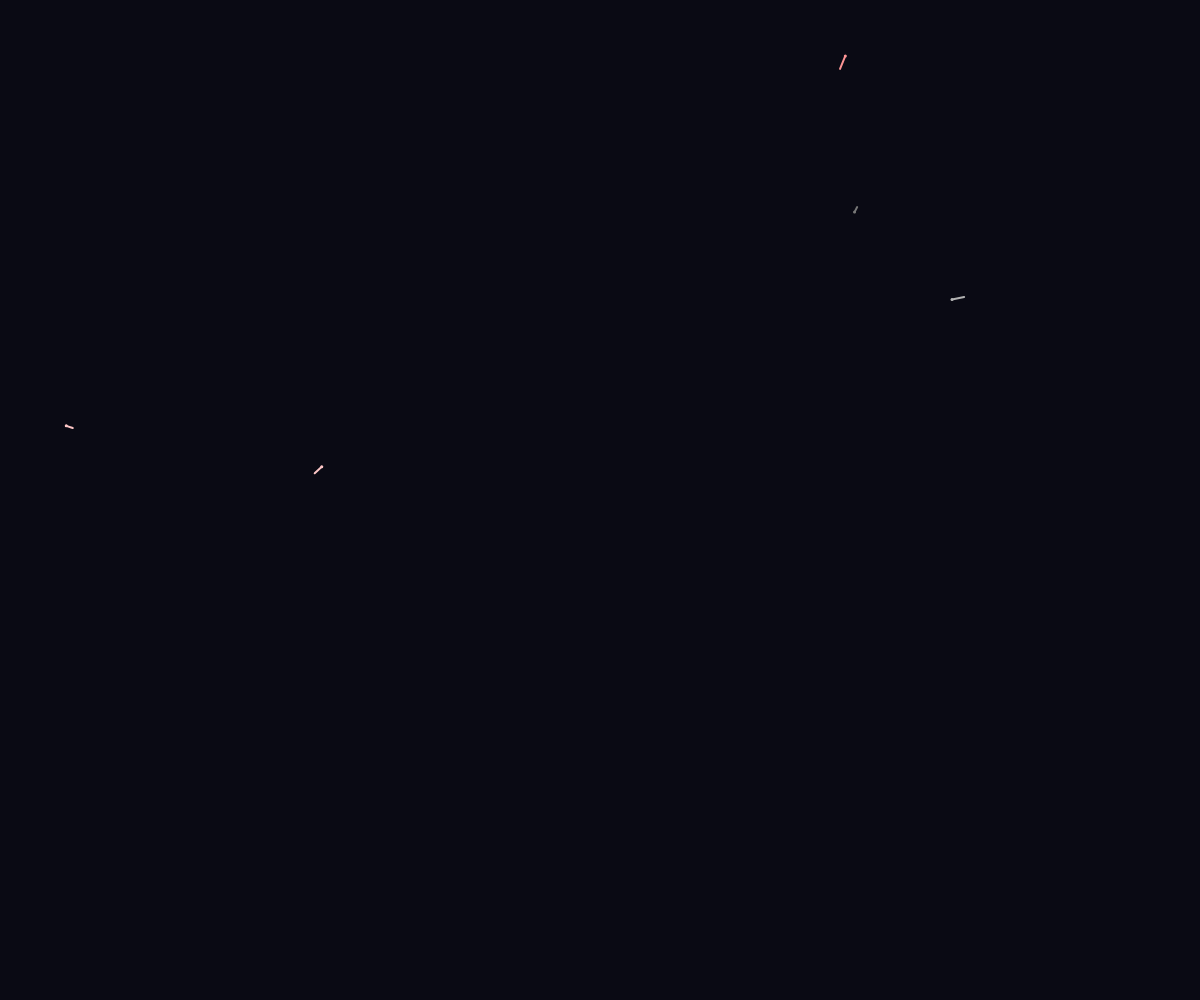
Frame 1 (no input)
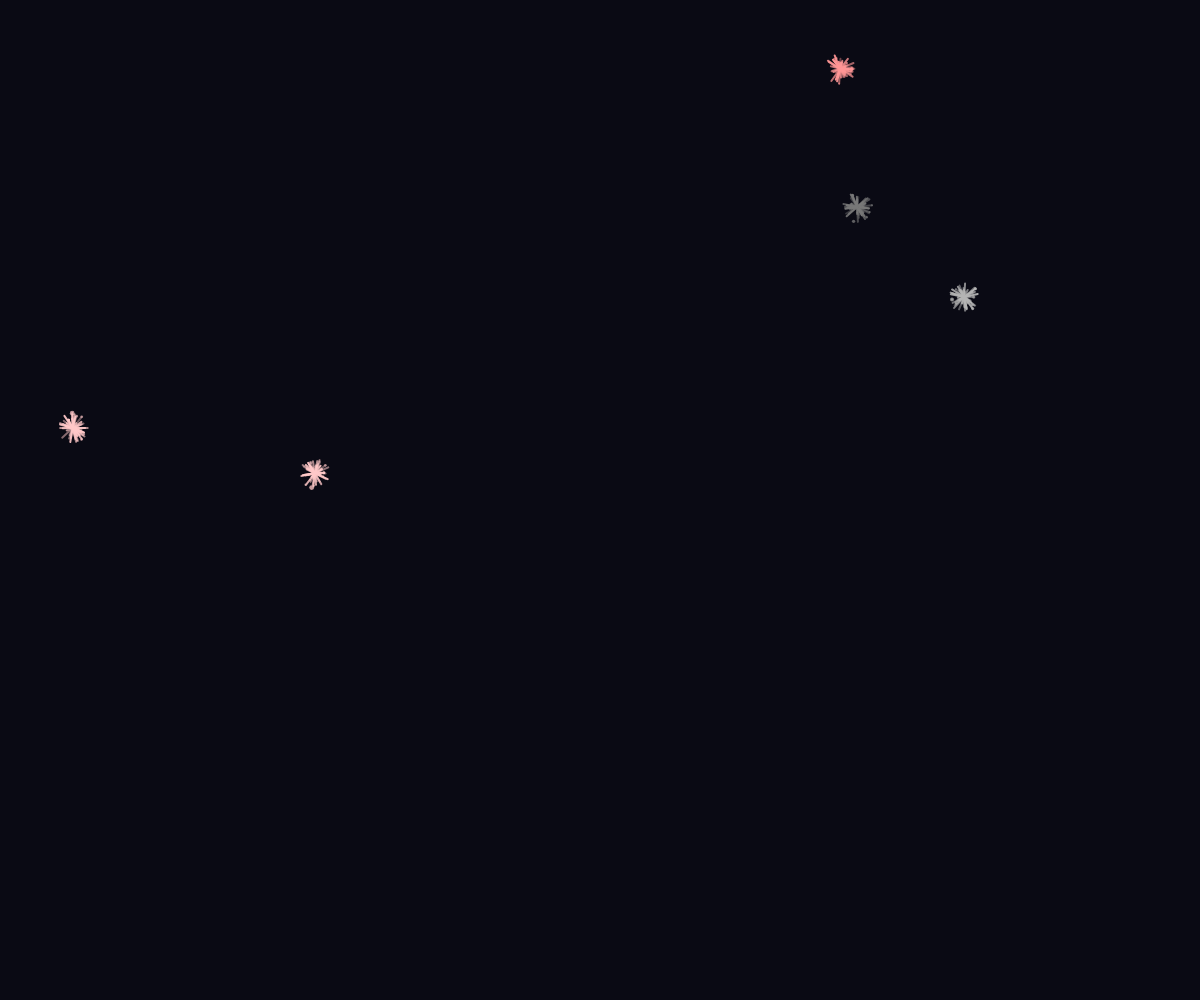
Frame 60 (no input)
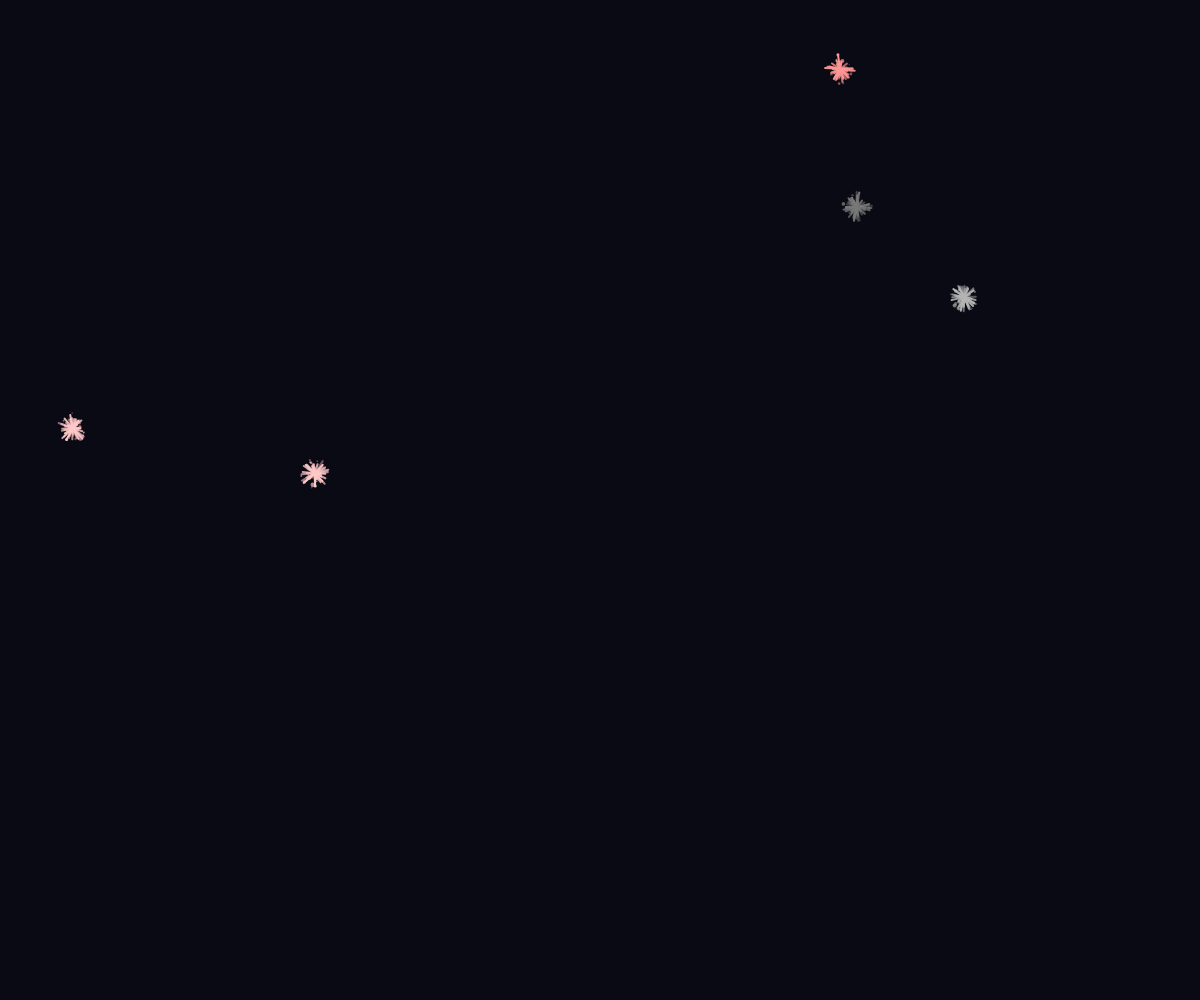
Frame 120 (the mouse pressed at the canvas centre since frame 60)

The p5.js sketch that drew these frames (run headless with seeded random() and noise() and a simulated clock; from frame 60 on, the mouse is pressed at the canvas centre):

// p5.js sketch
// ── sketch.js
let crystals = [];
let residues = [];
let grid = [];
let palette = [];

class Crystal {
  constructor(x, y) {
    this.pos = createVector(x, y);
    this.growth = 0;
    this.maxGrowth = random(50, 150);
    this.segments = [];
    this.growing = true;
    this.color = random(palette);
  }

  update() {
    if (this.growing && this.growth < this.maxGrowth) {
      this.growth += 0.5;
      
      // Add new segment
      let angle = random(TWO_PI);
      let length = random(5, 15);
      let endX = this.pos.x + cos(angle) * length;
      let endY = this.pos.y + sin(angle) * length;
      
      this.segments.push({
        start: createVector(this.pos.x, this.pos.y),
        end: createVector(endX, endY),
        life: 1
      });
    } else if (this.growing && this.growth >= this.maxGrowth) {
      this.growing = false;
    }

    // Update segment life
    for (let i = this.segments.length - 1; i >= 0; i--) {
      this.segments[i].life -= 0.01;
      if (this.segments[i].life <= 0) {
        this.segments.splice(i, 1);
      }
    }

    // Add residue
    if (frameCount % 5 === 0 && this.segments.length > 0) {
      let segment = random(this.segments);
      residues.push(new Residue(segment.end.x, segment.end.y, this.color));
    }
  }

  display() {
    noFill();
    stroke(this.color);
    strokeWeight(2);
    
    // Draw main crystal structure
    for (let seg of this.segments) {
      if (seg.life > 0.5) {
        let alpha = map(seg.life, 0.5, 1, 100, 255);
        stroke(red(this.color), green(this.color), blue(this.color), alpha);
        line(seg.start.x, seg.start.y, seg.end.x, seg.end.y);
      }
    }
    
    // Draw growth tip
    if (this.growing && this.segments.length > 0) {
      let lastSeg = this.segments[this.segments.length - 1];
      stroke(this.color);
      strokeWeight(3);
      point(lastSeg.end.x, lastSeg.end.y);
    }
  }
}

class Residue {
  constructor(x, y, color) {
    this.pos = createVector(x, y);
    this.life = 1;
    this.size = random(2, 5);
    this.color = color;
  }

  update() {
    this.life -= 0.01;
  }

  display() {
    noStroke();
    fill(red(this.color), green(this.color), blue(this.color), this.life * 200);
    ellipse(this.pos.x, this.pos.y, this.size * this.life);
  }
}

function setup() {
  createCanvas(windowWidth, windowHeight);
  frameRate(30);

  // Edo woodblock print palette
  palette = [
    color(255, 255, 255), // White
    color(180, 180, 180), // Light gray
    color(120, 120, 120), // Medium gray
    color(60, 60, 60),    // Dark gray
    color(255, 200, 200), // Pale pink
    color(255, 150, 150)  // Pink
  ];

  // Initialize crystals
  for (let i = 0; i < 5; i++) {
    crystals.push(new Crystal(random(width), random(height)));
  }

  // Grid for spatial hashing
  let cellSize = 80;
  let cols = ceil(width / cellSize);
  let rows = ceil(height / cellSize);
  grid = new Array(cols * rows).fill().map(() => []);
}

function draw() {
  background(10, 10, 20);

  // Update and display crystals
  for (let crystal of crystals) {
    crystal.update();
    crystal.display();
  }

  // Update and display residues
  for (let i = residues.length - 1; i >= 0; i--) {
    let r = residues[i];
    r.update();
    r.display();
    
    if (r.life <= 0) {
      residues.splice(i, 1);
    }
  }

  // Add new crystals occasionally
  if (frameCount % 200 === 0 && crystals.length < 15) {
    crystals.push(new Crystal(random(width), random(height)));
  }
}

function windowResized() {
  resizeCanvas(windowWidth, windowHeight);
}
